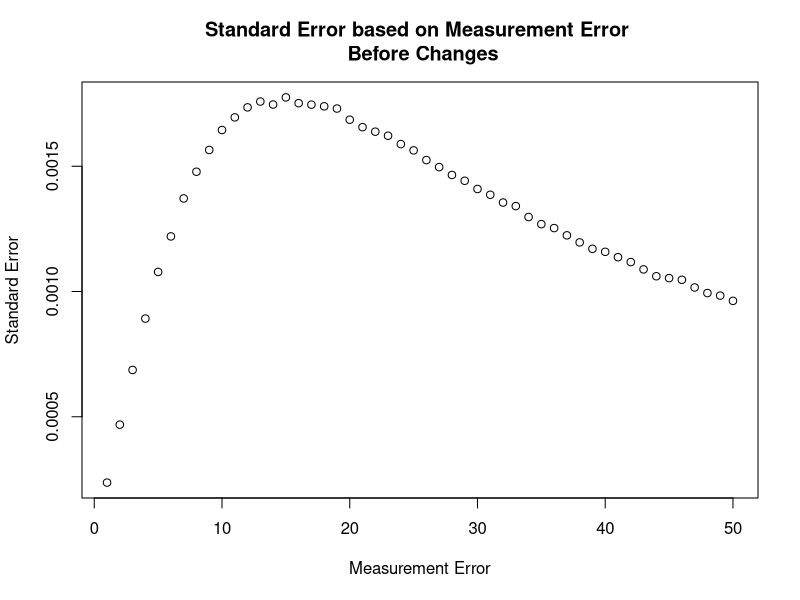
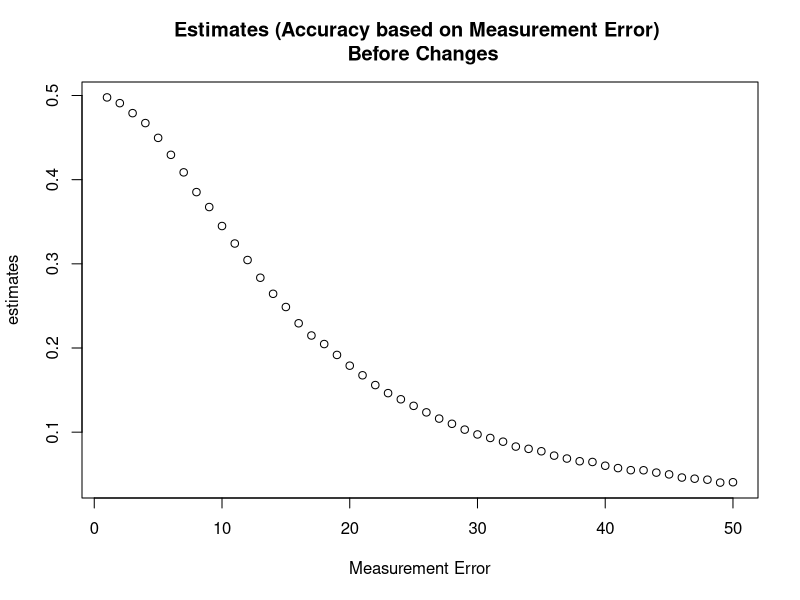
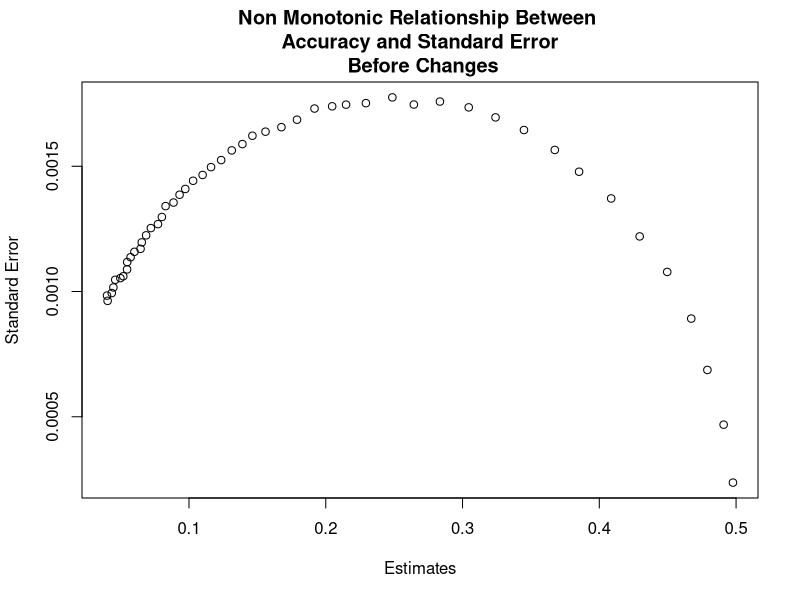
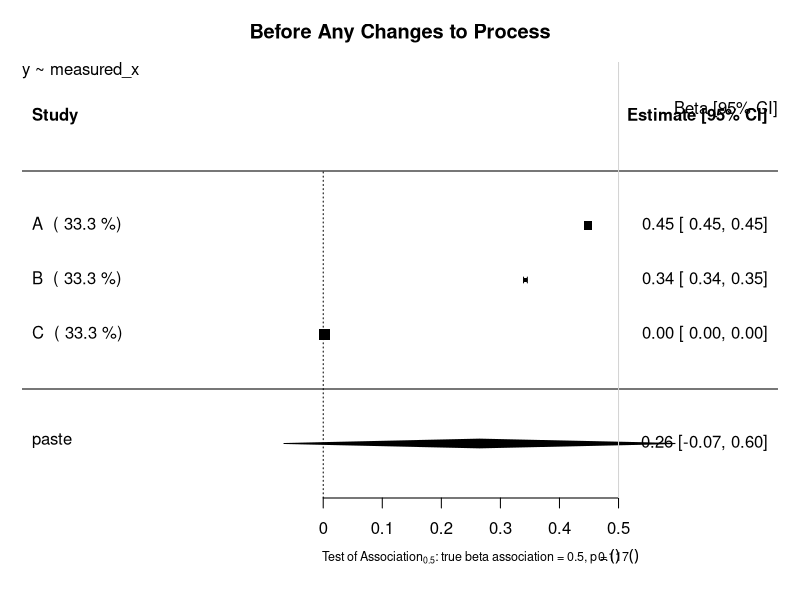
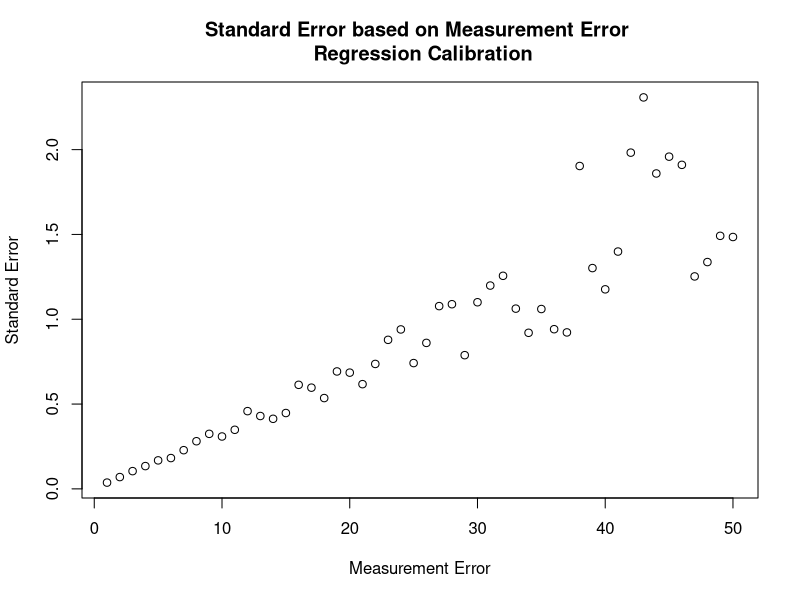
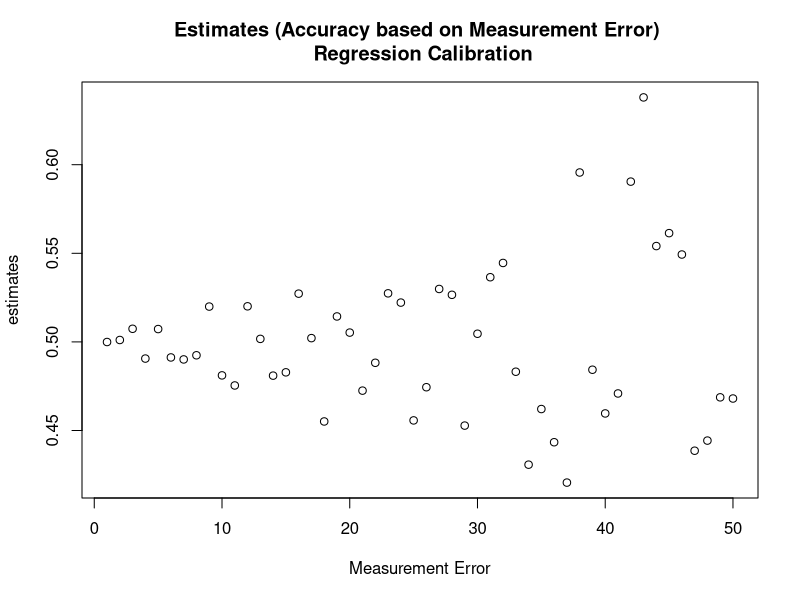
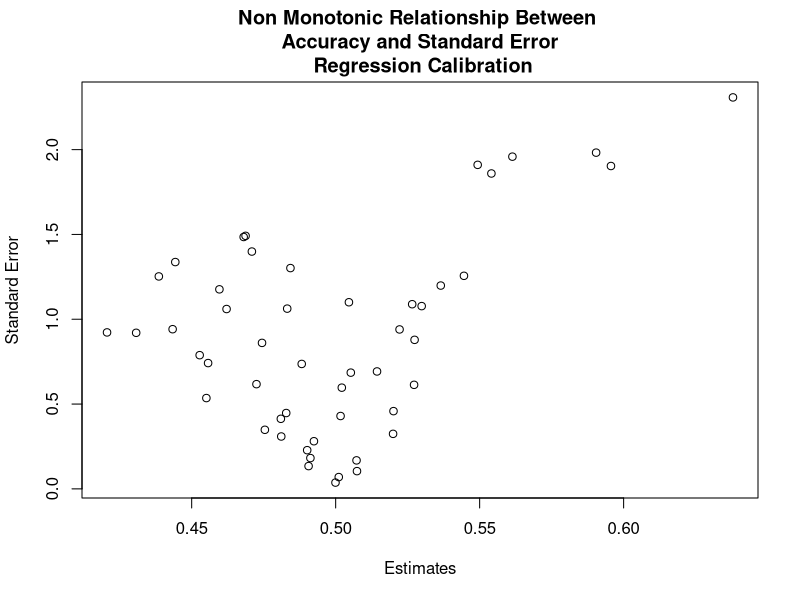
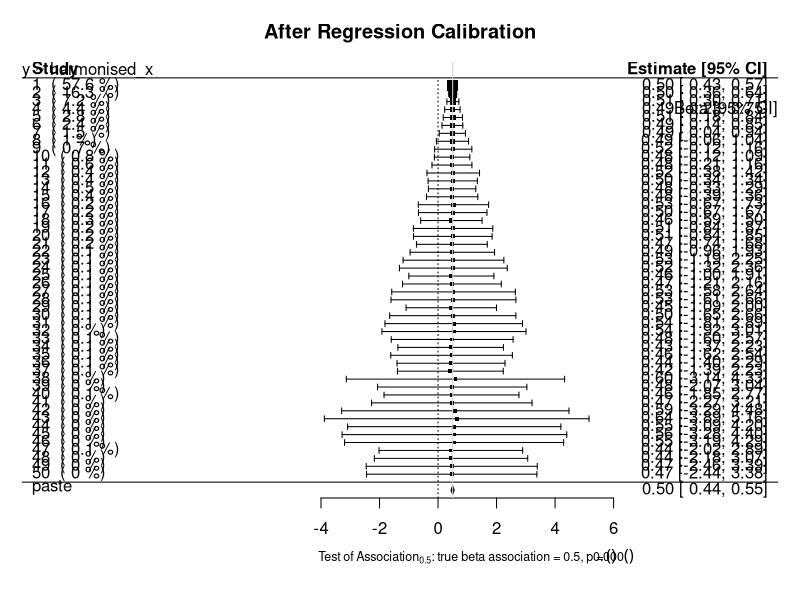

Reproduce these figures in R, in order.
# Investigation into semi monotonic behaviour of standard error in Continuous Variables
## Author: Paul Scherer
##         Tom Bishop
## Institute: University of Cambridge MRC Epidemiology Unit 
## Date: 6.09.2017

# In this file we want to investigate whether we can replicate the semi monotonic behaviour exhibited by 
# standard error dependent on standard measurement error
library(ggplot2)
library(reshape2)
library(parallel)
library(stats)
library(metafor)

# Set save point for the plots
setwd("U:/workspace/paee_harmonisation/Reweighting/plots")

# Raw Data Set Properties
trueBeta = 0.5
constant = 20

study_size = 20000
raw_mean = 40
raw_stdev = 15

# Create Dataframe with x, create y from x, then add normal random noise to x
raw_data = data.frame(x = rnorm(n = study_size, mean = raw_mean, sd = raw_stdev))
raw_data$y = (trueBeta*raw_data$x) + constant

###############################################################################
########################### Functions #########################################
###############################################################################

createStudyData <- function(raw_data, measurement_error){
    x_error = rnorm(n = study_size, mean = 0, sd = measurement_error)
    raw_data$measured_x = raw_data$x + x_error
    return(raw_data)
}

createValidationData <- function(val_size, measurement_error) {
    validation_data = data.frame(x =  rnorm(n = val_size, mean = raw_mean, sd = raw_stdev))
    x_error = rnorm(n = val_size, mean = 0, sd = measurement_error)
    validation_data$measured_x = validation_data$x + x_error
    return (validation_data)
}

#######################################################################################
########################### Motivation of the Problem #################################
#######################################################################################
## Graphing Standard Error as a function of Measurement Error
error_upperbound = 50
std_error = vector("numeric", length = error_upperbound)
estimates = vector("numeric", length = error_upperbound)

set.seed(1)
for (measurement_error in 1:error_upperbound){
	x_error = rnorm(n = study_size, mean = 0, sd = measurement_error)
	raw_data$measured_x = raw_data$x + x_error
	fmla = as.formula(y ~ measured_x)
	linear_model = lm(formula = fmla, data = raw_data)
	x_estimate = linear_model$coefficients["measured_x"]
	x_stdErr = summary(linear_model)$coefficients["measured_x", "Std. Error"]
	std_error[measurement_error] = x_stdErr
	estimates[measurement_error] = x_estimate
}
plot (x = (1:error_upperbound), y = std_error, xlab = "Measurement Error", ylab = "Standard Error", main = "Standard Error based on Measurement Error \n Before Changes")
dev.copy(png,'continous_plot1.png')
dev.off()
plot (x = (1:error_upperbound), y = estimates, xlab = "Measurement Error", ylab = "estimates", main = "Estimates (Accuracy based on Measurement Error) \n Before Changes")
dev.copy(png,'continous_plot2.png')
dev.off()
plot (x = estimates, y = std_error, xlab = "Estimates", ylab = "Standard Error", main = "Non Monotonic Relationship Between \n Accuracy and Standard Error \n Before Changes")
dev.copy(png,'continous_plot3.png')
dev.off()
#######################################################################################
######################## Before Any Changes to the Process ############################
#######################################################################################
# General Parameters
validation_size = 400

# Study A
measureError_A = 5
studyData_A = createStudyData(raw_data = raw_data, measurement_error = measureError_A)
validation_data_A = createValidationData(val_size = validation_size, measurement_error = measureError_A )

# Study B
measureError_B = 10
studyData_B = createStudyData(raw_data = raw_data, measurement_error = measureError_B)
validation_data_B = createValidationData(val_size = validation_size, measurement_error = measureError_B )

# Study C
measureError_C = 200
studyData_C = createStudyData(raw_data = raw_data, measurement_error = measureError_C)
validation_data_C = createValidationData(val_size = validation_size, measurement_error = measureError_C )


lm_A <- lm(formula=y~measured_x, data=studyData_A)
estimate_A = lm_A$coefficients["measured_x"]
stdError_A = summary(lm_A)$coefficients["measured_x","Std. Error"]

lm_B <- lm(formula=y~measured_x, data=studyData_B)
estimate_B = lm_B$coefficients["measured_x"]
stdError_B = summary(lm_B)$coefficients["measured_x","Std. Error"]

lm_C <- lm(formula=y~measured_x, data=studyData_C)
estimate_C = lm_C$coefficients["measured_x"]
stdError_C = summary(lm_C)$coefficients["measured_x","Std. Error"]


## Random Effects Model Forest Plot Before Regression Calibration
estimates = c(estimate_A, estimate_B, estimate_C)
stand_errs = c(stdError_A, stdError_B, stdError_C)
labels = c("A","B","C")
res <- rma(yi = estimates, sei = stand_errs, method='DL', slab = labels)
weights_res <- weights.rma.uni(res)

# Forest Plot
res$slab <- paste(res$slab, " (", round(weights.rma.uni(res),digits=1), "%)")
fmla = as.formula(y~measured_x)
forest(res, mlab=bquote(paste('Overall (I'^2*' = ', .(round(res$I2)),'%, p = ',
    .(sprintf("%.3f", round(res$QEp,3))),')')),
xlab=bquote(paste('Test of Association'[0.5]*': true beta association = 0.5, p = ',
    .(sprintf("%.3f", round(res$pval,3))))), cex=1, cex.lab=0.75, cex.axis=1, main = "Before Any Changes to Process")
usr <- par("usr")
text(usr[2], usr[4], "Beta [95% CI]", adj = c(1, 4),cex=1)
text(usr[1], usr[4], paste0(gsub(paste0("Study Data","\\$"),"", deparse(fmla)),collapse="\n"), adj = c( 0, 1 ),cex=1)
abline(v = 0.5, col = "lightgray")
dev.copy(png,'continous_plot4.png')
dev.off()


#######################################################################################
######################## Using Regression Calibration Classic #########################
#######################################################################################
## Graphing Standard Error as a function of Measurement Error
std_error = vector("numeric", length = error_upperbound)
estimates = vector("numeric", length = error_upperbound)

set.seed(1)
for (measurement_error in 1:error_upperbound){
    studyData_graph = createStudyData(raw_data = raw_data, measurement_error = measurement_error)
    validation_data_graph = createValidationData(val_size = validation_size, measurement_error = measurement_error)

    # calculate the lambda
    fmla_harmonisation = as.formula(x~measured_x)
    lambda_lm_graph <- lm(formula=fmla_harmonisation, data=validation_data_graph)
    lambda_graph = lambda_lm_graph$coefficients["measured_x"]
    stdError_lambda_graph = summary(lambda_lm_graph)$coefficients["measured_x","Std. Error"]

    # calculate the estimates using the normal study data
    lm_graph <- lm(formula=y~measured_x, data=studyData_graph)
    estimate_graph = lm_graph$coefficients["measured_x"]
    stdError_graph = summary(lm_graph)$coefficients["measured_x","Std. Error"]

    # Propagate Errors in Standard Error
    var_lambda = (sqrt(validation_size) * summary(lambda_lm_graph)$coefficients["measured_x","Std. Error"])^2
    var_Beta = (sqrt(validation_size) * summary(lm_graph)$coefficients["measured_x","Std. Error"])^2
    #var_Beta = summary(lm_A)$sigma**2
    # var_Beta = (summary(lm_A)$coefficients["measured_x","Std. Error"])^2
    lambda_pure = unlist(unname(lambda_lm_graph$coefficients["measured_x"]))
    beta_lambda_div_sq = (unname(unlist(lm_graph$coefficients["measured_x"]/(lambda_lm_graph$coefficients["measured_x"])^2)))^2
    delta_variance = (var_Beta / (lambda_pure)^2) + beta_lambda_div_sq * var_lambda
    delta_stdError_B = sqrt(delta_variance)/sqrt(validation_size) 
    delta_stdError_B = sqrt(delta_variance)

    std_error[measurement_error] = delta_stdError_B
    estimates[measurement_error] = estimate_graph/lambda_graph
}
plot (x = (1:error_upperbound), y = std_error, xlab = "Measurement Error", ylab = "Standard Error", main = "Standard Error based on Measurement Error \n Regression Calibration")
dev.copy(png,'continous_plot5.png')
dev.off()
plot (x = (1:error_upperbound), y = estimates, xlab = "Measurement Error", ylab = "estimates", main = "Estimates (Accuracy based on Measurement Error) \n Regression Calibration")
dev.copy(png,'continous_plot6.png')
dev.off()
plot (x = estimates, y = std_error, xlab = "Estimates", ylab = "Standard Error", main = "Non Monotonic Relationship Between \n Accuracy and Standard Error \n Regression Calibration")
dev.copy(png,'continous_plot7.png')
dev.off()

## Random Effects Model Forest Plot After Regression Calibration
estimates_forRMA = estimates
stand_errs = std_error
labels = 1:length(estimates)
res <- rma(yi = estimates_forRMA, sei = stand_errs, method='DL', slab = labels)
weights_res <- weights.rma.uni(res)

# Forest Plot
res$slab <- paste(res$slab, " (", round(weights.rma.uni(res),digits=1), "%)")
fmla = as.formula(y~harmonised_x)
forest(res, mlab=bquote(paste('Overall (I'^2*' = ', .(round(res$I2)),'%, p = ',
    .(sprintf("%.3f", round(res$QEp,3))),')')),
xlab=bquote(paste('Test of Association'[0.5]*': true beta association = 0.5, p = ',
    .(sprintf("%.3f", round(res$pval,3))))), cex=1, cex.lab=0.75, cex.axis=1, main = "After Regression Calibration")
usr <- par("usr")
text(usr[2], usr[4], "Beta [95% CI]", adj = c(1, 4),cex=1)
text(usr[1], usr[4], paste0(gsub(paste0("Study Data","\\$"),"", deparse(fmla)),collapse="\n"), adj = c( 0, 1 ),cex=1)
abline(v = 0.5, col = "lightgray")
dev.copy(png,'continous_plot42.png')
dev.off()




# Using real regression calibration.
## Modeling x ~ measured_x in validation
fmla_harmonisation = as.formula(x~measured_x)
# Study A
lambda_lm_A <- lm(formula=fmla_harmonisation, data=validation_data_A)
lambda_A = lambda_lm_A$coefficients["measured_x"]
stdError_lambda_A = summary(lambda_lm_A)$coefficients["measured_x","Std. Error"]

# Study B
lambda_lm_B <- lm(formula=fmla_harmonisation, data=validation_data_B)
lambda_B = lambda_lm_B$coefficients["measured_x"]
stdError_lambda_B = summary(lambda_lm_B)$coefficients["measured_x","Std. Error"]

# Study C
lambda_lm_C <- lm(formula=fmla_harmonisation, data=validation_data_C)
lambda_C = lambda_lm_C$coefficients["measured_x"]
stdError_lambda_C = summary(lambda_lm_C)$coefficients["measured_x","Std. Error"]


lm_A <- lm(formula=y~measured_x, data=studyData_A)
estimate_A = lm_A$coefficients["measured_x"]
stdError_A = summary(lm_A)$coefficients["measured_x","Std. Error"]

lm_B <- lm(formula=y~measured_x, data=studyData_B)
estimate_B = lm_B$coefficients["measured_x"]
stdError_B = summary(lm_B)$coefficients["measured_x","Std. Error"]

lm_C <- lm(formula=y~measured_x, data=studyData_C)
estimate_C = lm_C$coefficients["measured_x"]
stdError_C = summary(lm_C)$coefficients["measured_x","Std. Error"]

corrected_estimate_A = estimate_A / lambda_A
corrected_estimate_B = estimate_B / lambda_B
corrected_estimate_C = estimate_C / lambda_C

# calculate the corrected standard error
var_lambda = (summary(lambda_lm_A)$coefficients["measured_x","Std. Error"])^2
var_Beta = (summary(lm_A)$coefficients["measured_x","Std. Error"])^2
#var_Beta = summary(lm_A)$sigma**2
lambda_pure = unlist(unname(lambda_lm_A$coefficients["measured_x"]))
beta_lambda_div_sq = (unname(unlist(lm_A$coefficients["measured_x"]/(lambda_lm_A$coefficients["measured_x"])^2)))^2
delta_variance = (var_Beta / (lambda_pure)^2) + (beta_lambda_div_sq * var_lambda)
delta_stdError_A = sqrt(delta_variance)/sqrt(validation_size) 
delta_stdError_A = sqrt(delta_variance)

var_lambda = (summary(lambda_lm_B)$coefficients["measured_x","Std. Error"])^2
var_Beta = (sqrt(validation_size) * summary(lm_B)$coefficients["measured_x","Std. Error"])^2
#var_Beta = summary(lm_A)$sigma**2
lambda_pure = unlist(unname(lambda_lm_B$coefficients["measured_x"]))
beta_lambda_div_sq = (unname(unlist(lm_B$coefficients["measured_x"]/(lambda_lm_B$coefficients["measured_x"])^2)))^2
delta_variance = (var_Beta / (lambda_pure)^2) + beta_lambda_div_sq * var_lambda
delta_stdError_B = sqrt(delta_variance)/sqrt(validation_size) 
delta_stdError_B = sqrt(delta_variance)


var_lambda = (summary(lambda_lm_C)$coefficients["measured_x","Std. Error"])^2
var_Beta = (sqrt(validation_size) * summary(lm_C)$coefficients["measured_x","Std. Error"])^2
#var_Beta = summary(lm_A)$sigma**2
lambda_pure = unlist(unname(lambda_lm_C$coefficients["measured_x"]))
beta_lambda_div_sq = (unname(unlist(lm_C$coefficients["measured_x"]/(lambda_lm_C$coefficients["measured_x"])^2)))^2
delta_variance = (var_Beta / (lambda_pure)^2) + beta_lambda_div_sq * var_lambda
delta_stdError_C = sqrt(delta_variance)/sqrt(validation_size) 
delta_stdError_C = sqrt(delta_variance)

## Random Effects Model Forest Plot After Regression Calibration
estimates = c(corrected_estimate_A, corrected_estimate_B, corrected_estimate_C)
stand_errs = c(delta_stdError_A, delta_stdError_B, delta_stdError_C)
labels = c("A","B","C")
res <- rma(yi = estimates, sei = stand_errs, method='DL', slab = labels)
weights_res <- weights.rma.uni(res)

# Forest Plot
res$slab <- paste(res$slab, " (", round(weights.rma.uni(res),digits=1), "%)")
fmla = as.formula(y~harmonised_x)
forest(res, mlab=bquote(paste('Overall (I'^2*' = ', .(round(res$I2)),'%, p = ',
    .(sprintf("%.3f", round(res$QEp,3))),')')),
xlab=bquote(paste('Test of Association'[0.5]*': true beta association = 0.5, p = ',
    .(sprintf("%.3f", round(res$pval,3))))), cex=1, cex.lab=0.75, cex.axis=1, main = "After Regression Calibration")
usr <- par("usr")
text(usr[2], usr[4], "Beta [95% CI]", adj = c(1, 4),cex=1)
text(usr[1], usr[4], paste0(gsub(paste0("Study Data","\\$"),"", deparse(fmla)),collapse="\n"), adj = c( 0, 1 ),cex=1)
abline(v = 0.5, col = "lightgray")
dev.copy(png,'continous_plot8.png')
dev.off()


#######################################################################################
######################## USING THE MODEL OF ERROR *PREDICT* ###########################
#######################################################################################
## PREDICT (ERROR IN VARIABLES MODELS)

## Graphing Standard Error as a function of Measurement Error
std_error = vector("numeric", length = error_upperbound)
estimates = vector("numeric", length = error_upperbound)

set.seed(1)

for (measurement_error in 1:error_upperbound){
    studyData_graph = createStudyData(raw_data = raw_data, measurement_error = measurement_error)
    validation_data_graph = createValidationData(val_size = validation_size, measurement_error = measurement_error)

    # calculate the Error Model
    error_model_graph <- lm(formula=fmla_harmonisation, data=validation_data_graph)
    lambda_graph = error_model_graph$coefficients["measured_x"]
    stdError_lambda_graph = summary(error_model_graph)$coefficients["measured_x","Std. Error"]

    # calculate the estimates using the normal study data
    new = data.frame(measured_x = studyData_graph$measured_x)
    studyData_graph$harmonised_x = predict(error_model_graph, newdata = new)
    lm_graph <- lm(formula=y~harmonised_x, data=studyData_graph)
    estimate_graph = lm_graph$coefficients["harmonised_x"]
    stdError_graph = summary(lm_graph)$coefficients["harmonised_x","Std. Error"]


    std_error[measurement_error] = stdError_graph
    estimates[measurement_error] = estimate_graph
}
plot (x = (1:error_upperbound), y = std_error, xlab = "Measurement Error", ylab = "Standard Error", main = "Standard Error based on Measurement Error \n Error Model Pred")
dev.copy(png,'continous_plot9.png')
dev.off()
plot (x = (1:error_upperbound), y = estimates, xlab = "Measurement Error", ylab = "estimates", main = "Estimates (Accuracy based on Measurement Error) \n Error Model Pred")
dev.copy(png,'continous_plot10.png')
dev.off()
plot (x = estimates, y = std_error, xlab = "Estimates", ylab = "Standard Error", main = "Monotonic Relationship Between \n Accuracy and Standard Error \n Error Model Pred")
dev.copy(png,'continous_plot11.png')
dev.off()


## Modeling x ~ measured_x in validation
fmla_harmonisation = as.formula(x~measured_x)
# Study A
lambda_lm_A <- lm(formula=fmla_harmonisation, data=validation_data_A)
lambda_A = lambda_lm_A$coefficients["measured_x"]
stdError_lambda_A = summary(lambda_lm_A)$coefficients["measured_x","Std. Error"]

# Study B
lambda_lm_B <- lm(formula=fmla_harmonisation, data=validation_data_B)
lambda_B = lambda_lm_B$coefficients["measured_x"]
stdError_lambda_B = summary(lambda_lm_B)$coefficients["measured_x","Std. Error"]

# Study C
lambda_lm_C <- lm(formula=fmla_harmonisation, data=validation_data_C)
lambda_C = lambda_lm_C$coefficients["measured_x"]
stdError_lambda_C = summary(lambda_lm_C)$coefficients["measured_x","Std. Error"]


## Transformation and Regression
# Study A
new = data.frame(measured_x = studyData_A$measured_x)
studyData_A$harmonised_x = predict(lambda_lm_A, newdata = new)
lm_A <- lm(formula=y~harmonised_x, data=studyData_A)
estimate_A = lm_A$coefficients["harmonised_x"]
stdError_A = summary(lm_A)$coefficients["harmonised_x","Std. Error"]

# Study B
new = data.frame(measured_x = studyData_B$measured_x)
studyData_B$harmonised_x = predict(lambda_lm_B, newdata = new)
lm_B <- lm(formula=y~harmonised_x, data=studyData_B)
estimate_B = lm_B$coefficients["harmonised_x"]
stdError_B = summary(lm_B)$coefficients["harmonised_x","Std. Error"]

# Study C
new = data.frame(measured_x = studyData_C$measured_x)
studyData_C$harmonised_x = predict(lambda_lm_C, newdata = new)
lm_C <- lm(formula=y~harmonised_x, data=studyData_C)
estimate_C = lm_C$coefficients["harmonised_x"]
stdError_C = summary(lm_C)$coefficients["harmonised_x","Std. Error"]


## Random Effects Model Forest Plot After Regression Modeling
estimates = c(estimate_A, estimate_B, estimate_C)
stand_errs = c(stdError_A, stdError_B, stdError_C)
labels = c("A","B","C")
res <- rma(yi = estimates, sei = stand_errs, method='DL', slab = labels)
weights_res <- weights.rma.uni(res)

# Forest Plot
res$slab <- paste(res$slab, " (", round(weights.rma.uni(res),digits=1), "%)")
fmla = as.formula(y~harmonised_x)
forest(res, mlab=bquote(paste('Overall (I'^2*' = ', .(round(res$I2)),'%, p = ',
    .(sprintf("%.3f", round(res$QEp,3))),')')),
xlab=bquote(paste('Test of Association'[0.5]*': true beta association = 0.5, p = ',
    .(sprintf("%.3f", round(res$pval,3))))), cex=1, cex.lab=0.75, cex.axis=1, main = "Using Predict aka 'Error Model'")
usr <- par("usr")
text(usr[2], usr[4], "Beta [95% CI]", adj = c(1, 4),cex=1)
text(usr[1], usr[4], paste0(gsub(paste0("Study Data","\\$"),"", deparse(fmla)),collapse="\n"), adj = c( 0, 1 ),cex=1)
abline(v = 0.5, col = "lightgray")
dev.copy(png,'continous_plot12.png')
dev.off()


#######################################################################################
######################## USING THE MODEL OF ERROR *PREDICT* ###########################
################## DONE MANUALLY WITH MODEL PARAMETER ESTIMATES #######################
#######################################################################################
## PREDICT (ERROR IN VARIABLES MODELS)

## Graphing Standard Error as a function of Measurement Error
std_error = vector("numeric", length = error_upperbound)
estimates = vector("numeric", length = error_upperbound)

set.seed(1)

for (measurement_error in 1:error_upperbound){
    studyData_graph = createStudyData(raw_data = raw_data, measurement_error = measurement_error)
    validation_data_graph = createValidationData(val_size = validation_size, measurement_error = measurement_error)

    # calculate the Error Model
    error_model_graph <- lm(formula=fmla_harmonisation, data=validation_data_graph)
    lambda_graph = error_model_graph$coefficients["measured_x"]
    intercept_lambda_graph = error_model_graph$coefficients["(Intercept)"]

    # calculate the estimates using the normal study data
    studyData_graph$lambdadx = studyData_graph$measured_x*lambda_graph + intercept_lambda_graph
    lm_graph <- lm(formula=y~lambdadx, data=studyData_graph)
    estimate_graph = lm_graph$coefficients["lambdadx"]
    stdError_graph = summary(lm_graph)$coefficients["lambdadx","Std. Error"]

    estimates[measurement_error] = estimate_graph
    std_error[measurement_error] = stdError_graph
}
plot (x = (1:error_upperbound), y = std_error, xlab = "Measurement Error", ylab = "Standard Error", main = "Standard Error based on Measurement Error \n Error Model Pred")
dev.copy(png,'continous_plot13.png')
dev.off()

plot (x = (1:error_upperbound), y = estimates, xlab = "Measurement Error", ylab = "estimates", main = "Estimates (Accuracy based on Measurement Error) \n Error Model Pred")
dev.copy(png,'continous_plot14.png')
dev.off()

plot (x = estimates, y = std_error, xlab = "Estimates", ylab = "Standard Error", main = "Monotonic Relationship Between \n Accuracy and Standard Error \n Error Model Pred")
dev.copy(png,'continous_plot15.png')
dev.off()


## By manually predicting values using the model created
## Modeling x ~ measured_x in validation
fmla_harmonisation = as.formula(x~measured_x)
# Study A
lambda_lm_A <- lm(formula=fmla_harmonisation, data=validation_data_A)
lambda_A = lambda_lm_A$coefficients["measured_x"]
intercept_lambda_A = lambda_lm_A$coefficients["(Intercept)"]
stdError_lambda_A = summary(lambda_lm_A)$coefficients["measured_x","Std. Error"]

# Study B
lambda_lm_B <- lm(formula=fmla_harmonisation, data=validation_data_B)
lambda_B = lambda_lm_B$coefficients["measured_x"]
intercept_lambda_B = lambda_lm_B$coefficients["(Intercept)"]
stdError_lambda_B = summary(lambda_lm_B)$coefficients["measured_x","Std. Error"]

# Study C
lambda_lm_C <- lm(formula=fmla_harmonisation, data=validation_data_C)
lambda_C = lambda_lm_C$coefficients["measured_x"]
intercept_lambda_C = lambda_lm_C$coefficients["(Intercept)"]
stdError_lambda_C = summary(lambda_lm_C)$coefficients["measured_x","Std. Error"]

studyData_A$lambdadx = studyData_A$measured_x*lambda_A + intercept_lambda_A
lm_A <- lm(formula=y~lambdadx, data=studyData_A)
estimate_A = lm_A$coefficients["lambdadx"]
stdError_A = summary(lm_A)$coefficients["lambdadx","Std. Error"]

studyData_B$lambdadx = studyData_B$measured_x*lambda_B + intercept_lambda_B
lm_B <- lm(formula=y~lambdadx, data=studyData_B)
estimate_B = lm_B$coefficients["lambdadx"]
stdError_B = summary(lm_B)$coefficients["lambdadx","Std. Error"]

studyData_C$lambdadx = studyData_C$measured_x*lambda_C + intercept_lambda_C
lm_C <- lm(formula=y~lambdadx, data=studyData_C)
estimate_C = lm_C$coefficients["lambdadx"]
stdError_C = summary(lm_C)$coefficients["lambdadx","Std. Error"]


## Random Effects Model Forest Plot After Regression Calibration in all members of measured x
estimates = c(estimate_A, estimate_B, estimate_C)
stand_errs = c(stdError_A, stdError_B, stdError_C)
labels = c("A","B","C")
res <- rma(yi = estimates, sei = stand_errs, method='DL', slab = labels)
weights_res <- weights.rma.uni(res)

# Forest Plot
res$slab <- paste(res$slab, " (", round(weights.rma.uni(res),digits=1), "%)")
fmla = as.formula(y~harmonised_x)
forest(res, mlab=bquote(paste('Overall (I'^2*' = ', .(round(res$I2)),'%, p = ',
    .(sprintf("%.3f", round(res$QEp,3))),')')),
xlab=bquote(paste('Test of Association'[0.5]*': true beta association = 0.5, p = ',
    .(sprintf("%.3f", round(res$pval,3))))), cex=1, cex.lab=0.75, cex.axis=1, main = "Using 'Error Model'")
usr <- par("usr")
text(usr[2], usr[4], "Beta [95% CI]", adj = c(1, 4),cex=1)
text(usr[1], usr[4], paste0(gsub(paste0("Study Data","\\$"),"", deparse(fmla)),collapse="\n"), adj = c( 0, 1 ),cex=1)
abline(v = 0.5, col = "lightgray")
dev.copy(png,'continous_plot16.png')
dev.off()
